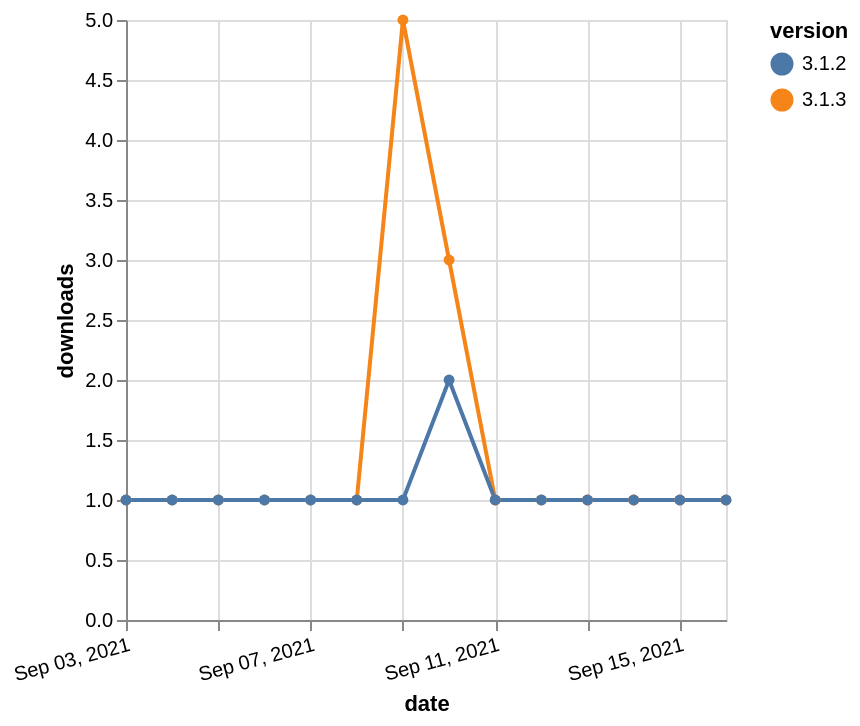

The Vega-Lite source for this figure:
### Vega-Lite specification from a JSON file in a GitHub repository (floating-point values rounded to 4 significant figures)
{"$schema": "https://vega.github.io/schema/vega-lite/v5.json", "description": "A simple bar chart with embedded data.", "data": {"values": [{"date": "2021-09-03", "total": 212, "delta": 1, "version": "3.1.3"}, {"date": "2021-09-04", "total": 213, "delta": 1, "version": "3.1.3"}, {"date": "2021-09-05", "total": 214, "delta": 1, "version": "3.1.3"}, {"date": "2021-09-06", "total": 215, "delta": 1, "version": "3.1.3"}, {"date": "2021-09-07", "total": 216, "delta": 1, "version": "3.1.3"}, {"date": "2021-09-08", "total": 217, "delta": 1, "version": "3.1.3"}, {"date": "2021-09-09", "total": 222, "delta": 5, "version": "3.1.3"}, {"date": "2021-09-10", "total": 225, "delta": 3, "version": "3.1.3"}, {"date": "2021-09-11", "total": 226, "delta": 1, "version": "3.1.3"}, {"date": "2021-09-12", "total": 227, "delta": 1, "version": "3.1.3"}, {"date": "2021-09-13", "total": 228, "delta": 1, "version": "3.1.3"}, {"date": "2021-09-14", "total": 229, "delta": 1, "version": "3.1.3"}, {"date": "2021-09-15", "total": 230, "delta": 1, "version": "3.1.3"}, {"date": "2021-09-16", "total": 231, "delta": 1, "version": "3.1.3"}, {"date": "2021-09-03", "total": 373, "delta": 1, "version": "3.1.2"}, {"date": "2021-09-04", "total": 374, "delta": 1, "version": "3.1.2"}, {"date": "2021-09-05", "total": 375, "delta": 1, "version": "3.1.2"}, {"date": "2021-09-06", "total": 376, "delta": 1, "version": "3.1.2"}, {"date": "2021-09-07", "total": 377, "delta": 1, "version": "3.1.2"}, {"date": "2021-09-08", "total": 378, "delta": 1, "version": "3.1.2"}, {"date": "2021-09-09", "total": 379, "delta": 1, "version": "3.1.2"}, {"date": "2021-09-10", "total": 381, "delta": 2, "version": "3.1.2"}, {"date": "2021-09-11", "total": 382, "delta": 1, "version": "3.1.2"}, {"date": "2021-09-12", "total": 383, "delta": 1, "version": "3.1.2"}, {"date": "2021-09-13", "total": 384, "delta": 1, "version": "3.1.2"}, {"date": "2021-09-14", "total": 385, "delta": 1, "version": "3.1.2"}, {"date": "2021-09-15", "total": 386, "delta": 1, "version": "3.1.2"}, {"date": "2021-09-16", "total": 387, "delta": 1, "version": "3.1.2"}]}, "width": "container", "mark": {"type": "line", "point": {"filled": true}}, "encoding": {"x": {"field": "date", "type": "temporal", "timeUnit": "yearmonthdate", "title": "date", "axis": {"labelAngle": -15}}, "y": {"field": "delta", "type": "quantitative", "title": "downloads"}, "color": {"field": "version", "type": "nominal"}, "tooltip": {"field": "delta"}}}
